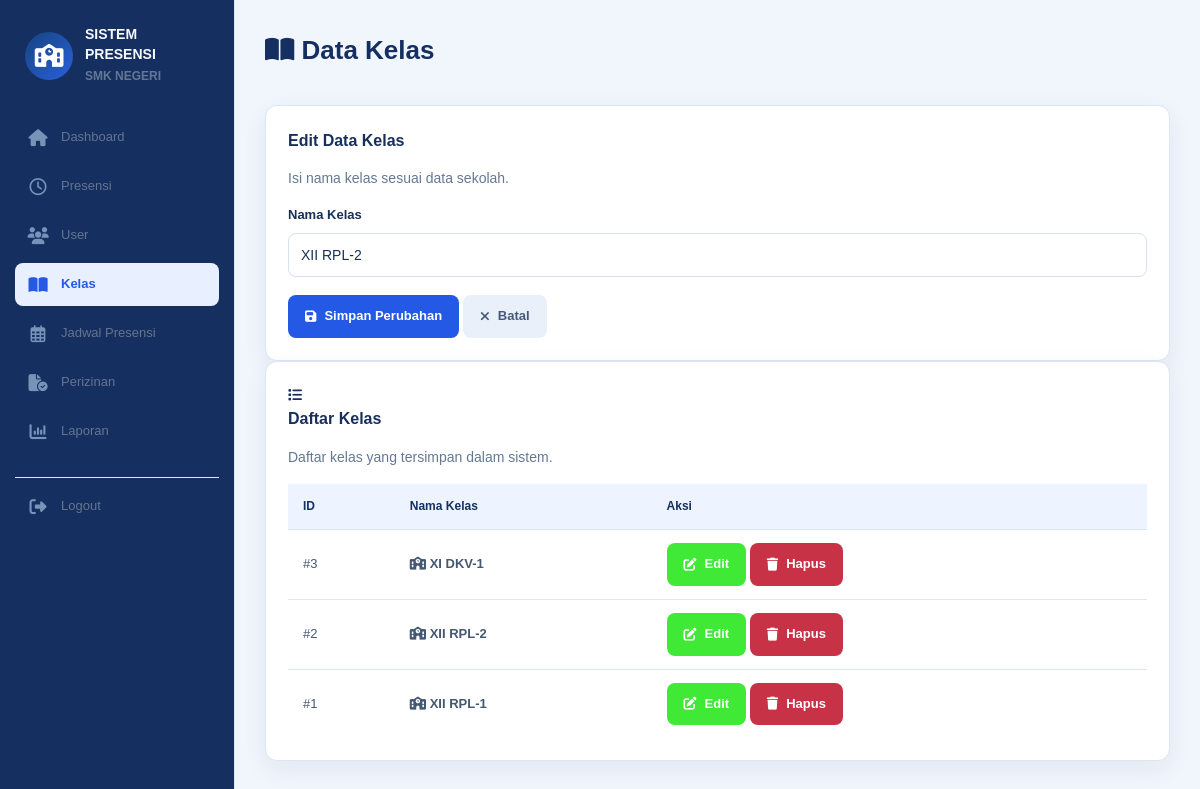
The page /admin/kelas/index.php?edit=2 (signed in) on the database its author committed.
### tables this page shows
CREATE TABLE `kelas` (
  `id` int(11) NOT NULL,
  `nama_kelas` varchar(50) NOT NULL
);

### config/helper.php (called while the page is built, shortened)
<?php
function e($value): string
{
    return htmlspecialchars((string)$value, ENT_QUOTES, 'UTF-8');
}

### admin/kelas/index.php (the view, shortened to what this page needs)
<?php
require_once '../../config/database.php';
require_once '../../config/helper.php';
$edit = null;
if (isset($_GET['edit']) && ctype_digit($_GET['edit'])) {
    $id = (int) $_GET['edit'];
    $stmt = mysqli_prepare(  $conn, "SELECT * FROM kelas WHERE id = ?" );
    mysqli_stmt_bind_param($stmt, 'i', $id);
    mysqli_stmt_execute($stmt);
    $result = mysqli_stmt_get_result($stmt);
    $edit = mysqli_fetch_assoc($result);
}
$list = mysqli_query(  $conn,"SELECT * FROM kelas ORDER BY id DESC");?>
<!DOCTYPE html>
<html lang="id">
<head>
    <link rel="stylesheet" href="../../assets/css/admin.css">
    <link
        rel="stylesheet"
        href="https://cdnjs.cloudflare.com/ajax/libs/font-awesome/6.5.2/css/all.min.css"
    >
</head>
<body>
    <header class="topbar">
        <div class="brand">
            <div class="brand-logo">
                <i class="fa-solid fa-school"></i>
            </div>
            <div class="brand-text">
                <strong>SISTEM PRESENSI</strong>
                <span>SMK NEGERI</span>
            </div>
        </div>
        <nav class="nav">
            <a href="../index.php">
                <i class="fa-solid fa-house"></i>
                <span>Dashboard</span>
            </a>
            <a href="../presensi/index.php">
                <i class="fa-regular fa-clock"></i>
                <span>Presensi</span>
            </a>
            <a href="../user/index.php">
                <i class="fa-solid fa-users"></i>
                <span>User</span>
            </a>
            <a href="index.php" class="active">
                <i class="fa-solid fa-book-open"></i>
                <span>Kelas</span>
            </a>
            <a href="../jam_kerja/index.php">
                <i class="fa-regular fa-calendar-days"></i>
                <span>Jadwal Presensi</span>
            </a>
            <a href="../perizinan/index.php">
                <i class="fa-solid fa-file-circle-check"></i>
                <span>Perizinan</span>
            </a>
            <a href="../laporan/index.php">
                <i class="fa-solid fa-chart-column"></i>
                <span>Laporan</span>
            </a>
            <a href="../../auth/logout.php" class="logout-link">
                <i class="fa-solid fa-right-from-bracket"></i>
                <span>Logout</span>
            </a>
        </nav>
    </header>
    <main class="container">
        <section class="hero">
            <div>
                <h1>
                    <i class="fa-solid fa-book-open"></i>
                    Data Kelas
                </h1>
        </section>
        <section class="card class-form-card">
            <div class="section-heading">
                <div>
                    <h3>
                        <?= $edit ? 'Edit Data Kelas' : 'Tambah Data Kelas'; ?>
                    </h3>
                    <p class="muted">
                        Isi nama kelas sesuai data sekolah.
                    </p>
                </div>
            </div>
            <form method="post">
                <div class="form-group">
                    <label for="nama_kelas">Nama Kelas</label>
                    <input
                        type="text"
                        id="nama_kelas"
                        name="nama_kelas"
                        value="<?= e($edit['nama_kelas'] ?? ''); ?>"
                        placeholder="Contoh: XI PPLG 1"
                        required
                    >
                </div>
                <div class="class-form-actions">
                    <button type="submit" class="btn">
                        <i class="fa-solid fa-floppy-disk"></i>
                        <?= $edit ? 'Simpan Perubahan' : 'Tambah Kelas'; ?>
                    </button>
                    <?php if ($edit): ?>
                        <a href="index.php" class="btn btn-secondary">
                            <i class="fa-solid fa-xmark"></i>
                            Batal
                        </a>
                    <?php endif; ?>
                </div>
            </form>
        </section>
        <section class="card class-list-card">
            <div class="section-heading">
                <div class="section-icon">
                    <i class="fa-solid fa-list"></i>
                </div>
                <div>
                    <h3>Daftar Kelas</h3>
                    <p class="muted">
                        Daftar kelas yang tersimpan dalam sistem.
                    </p>
                </div>
            </div>
            <div class="class-table-wrapper">
                <table class="class-table">
                    <thead>
                        <tr>
                            <th>ID</th>
                            <th>Nama Kelas</th>
                            <th>Aksi</th>
                        </tr>
                    </thead>
                    <tbody>
                        <?php while ($r = mysqli_fetch_assoc($list)): ?>
                            <tr>
                                <td>
                                    <span class="class-id">
                                        #<?= e($r['id']); ?>
                                    </span>
                                </td>
                                <td>
                                    <div class="class-name">
                                        <span class="class-name-icon">
                                            <i class="fa-solid fa-school"></i>
                                        </span>
                                        <strong>
                                            <?= e($r['nama_kelas']); ?>
                                        </strong>
                                    </div>
                                </td>
                                <td>
                                    <div class="class-actions">
                                        <a
                                            href="?edit=<?= e($r['id']); ?>"
                                            class="btn btn-edit"
                                        >
                                            <i class="fa-solid fa-pen-to-square"></i>
                                            Edit
                                        </a>
                                        <a
                                            href="?delete=<?= e($r['id']); ?>"
                                            class="btn btn-delete"
                                            onclick="return confirm('Yakin ingin menghapus data kelas ini?')"
                                        >
                                            <i class="fa-solid fa-trash"></i>
                                            Hapus
                                        </a>
                                    </div>
                                </td>
                            </tr>
                        <?php endwhile; ?>
                    </tbody>
                </table>
            </div>
        </section>
    </main>
</body>
</html>

### rows shown on the page
kelas: nama_kelas "XII RPL-2", id "2"
kelas: id "3", nama_kelas "XI DKV-1"
kelas: id "1", nama_kelas "XII RPL-1"
